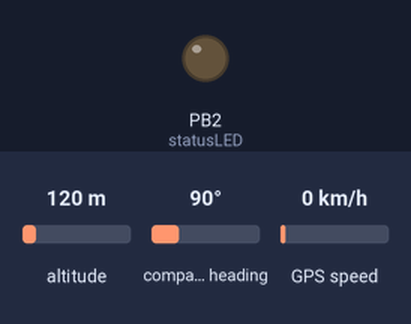
Recording of a sketch running on a simulated ATtiny85, built with avr-gcc and run on an emulated ATtiny85. Shown: output pins drawn as LEDs (lit = HIGH). The inputs (shaded band) are chosen by the test bench; at power-on: altitude 120 m, compass heading 90°, GPS speed 0 km/h. Sleep ends after the set time or at an interrupt; EEPROM starts erased; the GPS gets a fix after 3 s at 37.7749, -122.4194 with 8 satellites.

Above: at 1.7 s.
At 54.8 s:
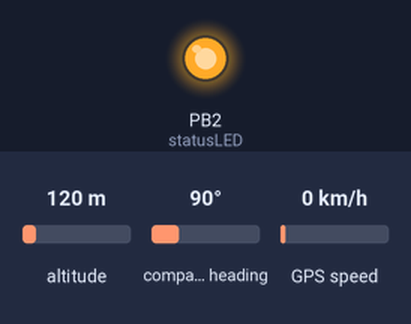
Timing chart, 0 to 55.8 s (numbered marks = the images above):
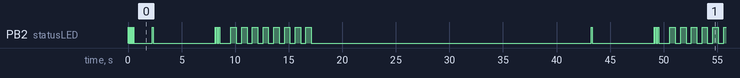

Measured:
- by itself, everything shown: repeats every 42.0 s, in 26 steps

The sketch:

satellite-blink.ino
```cpp
// (licence header left out)
// ATMEL ATTINY45 / ARDUINO
//
//                           +-\/-+
//  Ain0  RST  (D  5)  PB5  1|    |8   VCC
//  Ain3       (D  3)  PB3  2|    |7   PB2  (D  2)  INT0  Ain1   SCK
//  Ain2       (D  4)  PB4  3|    |6   PB1  (D  1)        pwm1   MISO
//                     GND  4|    |5   PB0  (D  0)        pwm0   MOSI
//                           +----+

#define PABY_VERSION "PA6H Monitor v1.3"
#define PABY_COPYRIGHT "(c) Patrick Tudor"

// sleep for this many seconds. less than 255 please.
#define SLEEP_INTERVAL 25
// this is the time after sleep spent reading NMEA in milliseconds.
// unsigned int so please don't exceed around 60,000, or change to long below. 3<N<10 seconds is okay.
#define NMEA_INTERVAL 5000
// if the Oscillator has been calibrated, set this true to pull OSCCAL from EEPROM
// Because of SoftwareSerial, this is pretty much required. But values vary widely.
#define ATTINY_CALIBRATED 1
// if using the MTK3339/PA6H chipset, set to one.
#define GPS_PA6H 1
// this should change 9600 to 4800 but I suggest just using 9600
#define GPS_PA6H_PREFER_4800 0
// if parsing sentences to check for antenna, set to one. Please don't do that yet.
#define ANTENNA 0
// debug mode pushes simple data out the transmit pin
#define DEBUG 0
// PCB revision used to set the pins for the ATTiny85
#define PCB_A 1

// include files
#ifndef _HEADERS_PABY
#define _HEADERS_PABY
#include <EEPROM.h>
#include <SoftwareSerial.h>
#include <TinyGPS++.h>
#include <avr/power.h>  // power utilities
#include <avr/wdt.h>    // watchdog timer
#include <avr/sleep.h>  // sleep_mode
#endif

// make a gps object
TinyGPSPlus gps;
// "There is an output sentence that will tell you the status of the antenna. $PGTOP,11,x where x is the status number.
//  If x is 3 that means it is using the external antenna. If x is 2 it's using the internal antenna and
//  if x is 1 there was an antenna short or problem."
#define PA6H_ANTENNA_STATUS "$PGCMD,33,1*6C"
#if ANTENNA
TinyGPSCustom antenna(gps, "PGTOP", 2); // $PGTOP sentence, 2nd element
#endif

// enables SBAS search with PMTK_API_SET_SBAS_ENABLED, 0 off 1 on
#define PA6H_SBAS_ENABLE "$PMTK313,1*2E"
// enables FAA WAAS with PMTK_API_SET_DGPS_MODE, 0 off, 1 RTCM, 2 WAAS
#define PA6H_WAAS_ENABLE "$PMTK301,2*2E"


// http://www.hhhh.org/wiml/proj/nmeaxor.html
// "The checksum is simple, just an XOR of all the bytes between the $ and the * (not including the delimiters themselves), and written in hexadecimal."
#define PA6H_MESSAGES_DEFAULT "$PMTK314,-1*04"
/*

GPGLL: only lat and long. No course, no speed, no counters.
"Contains just position and time"

GPRMC: Recommended minimum specific GPS/Transit data: lat/long, speed over ground, course made good, variation
"Contains the minimum data of time, position, speed and course"

GPVTG: course over ground, in degrees, true north, speed in knots and Km
"Contains the course and speed over the ground"

GPGGA: time,latitude,hemisphere,longitude,hemisphere,fix,satellitecount,hdop,alt,msl,dgpstime,dgpsstation
"Contains the essential fix data which provide location and accuracy"

GPGSA: list of active satellites, twelve per line
"Contains data on the Dilution of Precision (DOP) and which satellites are used"

GPGSV: satview, four per line: lines,line,total,id,ele,azi,strength,repeat,repeat,repeat
"Contains the satellite location relative to the receiver and its signal
 to noise ratio. Each message can describe 4 satellites so multiple messages
 may be output depending on the number of satellites being tracked."

GPGRS, GPGST:
*/

// order: GLL, RMC, VTG, GGA, GSA, GSV, GRS, GST
// byonics default: "NMEA sentences sent each second: $GPGSA, $GPRMC, $GPGGA, $GPGSV."
#define PA6H_MESSAGES "$PMTK314,3,1,3,1,2,6,0,0,0,0,0,0,0,0,0,0,0,0,0*2C"
#define PA6H_BAUD_4800 "$PMTK251,4800*14"
#define PA6H_BAUD_9600 "$PMTK251,9600*17"

static const uint16_t GPS96 = 9600;
static const uint16_t GPS48 = 4800;
//static const uint32_t GPSBaud = 4800;

#if PCB_A
// The serial connection to the GPS device
static const byte RXPin = 3, TXPin = 4;
SoftwareSerial ss(RXPin, TXPin);
// the LED pin
static const byte statusLED = 2;
#endif

// a counter for nmea_read() duration between sleeps.
uint16_t loop_counter;
volatile byte watchdog_counter;

// watchdog interrupt
ISR(WDT_vect) {
  // increment counter once per second
  watchdog_counter++;
}

// take a count, like 4, and a millsecond time, like 1000, and blink the LED.
void blinkDelay(byte count, int timecount) {
  for (int x = 0 ; x < count ; x++)
  {
    // LED on,
    digitalWrite(statusLED, HIGH);
    delay(timecount);
    // LED off,
    digitalWrite(statusLED, LOW);
    delay(timecount);
  }
}

void setup() {

#if ATTINY_CALIBRATED
  // decimal. in range 140 to 190.
  byte calibrationValue = 157; // 157, 149, 166, 155, 185, 183, 182, 157, 156, 170, 165, 150
  // wrapped in if so I can upload code once without doing a write Every Single Time
  if (EEPROM.read(0) != calibrationValue) {
    EEPROM.write(0, calibrationValue);
  }
  // Use TinyTuner "Save_to_EEPROM" first to tune Oscillator
  OSCCAL =  EEPROM.read(0), HEX;
#endif

  // begin serial at 9600 default to set 4800
  ss.begin(GPS96);

  // set pin modes
  pinMode(statusLED, OUTPUT);
  digitalWrite(statusLED, LOW);
  pinMode(RXPin, INPUT);
  pinMode(TXPin, OUTPUT);
  // give a "power on" blink, six times with 50ms delay
  blinkDelay(6, 50);

  // just another delay to let the GPS boot up
  delay(400);

#if GPS_PA6H_PREFER_4800
  blinkDelay(4, 75);
  ss.println(PA6H_BAUD_4800);
  ss.end();
  // begin serial at 4800
  ss.begin(GPS48);
#endif

  // push custom message interval list
#if GPS_PA6H
  //ss.println(PA6H_MESSAGES_DEFAULT);
  ss.println(PA6H_MESSAGES);
  delay(50);
  ss.println(PA6H_SBAS_ENABLE);
  delay(50);
  ss.println(PA6H_WAAS_ENABLE);
  delay(50);
#endif

  // uses too much RAM. Don't enable.
#if ANTENNA
  ss.println(PA6H_ANTENNA_STATUS);  //softwareserial
#endif

  // print the OSCCAL value. Probably around 0x80.
#if DEBUG
  ss.print(F("OSCCAL:"));
  ss.println(EEPROM.read( 0 ), HEX);
#endif

  // give the first run a headstart
  watchdog_counter = SLEEP_INTERVAL;

  // conserve energy
  power_adc_disable();
  power_usi_disable();
  set_sleep_mode(SLEEP_MODE_PWR_DOWN); //Power down everything, wake up from WDT
  sleep_enable();
  setup_watchdog(6); //Setup watchdog to go off after 1sec

}

void loop() {

  sleep_mode(); // sleep until interrupt that increments counter
  if (watchdog_counter > SLEEP_INTERVAL) {
    nmea_read();
    watchdog_counter = 0;
  }

}

void nmea_read() {
  // quick blink when we wake up
  blinkDelay(1, 100);

  while (loop_counter < NMEA_INTERVAL) {
    // read NMEA into gps object
    gps.encode(ss.read());

    // increment counter toward NMEA_INTERVAL
    loop_counter++;
    // slow it down just a little tiny bit
    delay(1);
  }

  // when we cross the threshold, update LED status
  // let's reset the counter
  loop_counter = 0;
  // notify user an update is arriving with a quick quarter-second blink
  blinkDelay(4, 60);
  // and pause for a second
  delay(1000);

  // let's make sure that we have fresh data
  uint32_t fixage;
  fixage = gps.satellites.age();

  // average is in the range 1000-3000. 10 seconds is too long. "no data" is -1 unsigned or 4B.
  if (fixage > 10000) {
#if DEBUG
    ss.print(F("age:"));
    ss.println(fixage);
#endif
    // no data, solid LED for four seconds.
    // the most likely cause for this is an untuned oscillator.
    blinkDelay(1, 4000);
  } else {
    // good data, let's count the satellites.
    int satellitesInView;
    satellitesInView = gps.satellites.value();
#if DEBUG
    ss.print(gps.charsProcessed());
    ss.print(F(","));
    ss.print(fixage);
    ss.print(F(","));
    ss.println(satellitesInView);
#endif
    // true even with zero satellites, as in, true with NMEA sentences coming in
    if (gps.location.isValid()) {

      // if there are zero or one satellites, two second blink.
      if ( satellitesInView <= 1 ) {
#if DEBUG
        ss.println(F("s0|1"));
#endif
        blinkDelay(1, 2000);

        // normal condition. Blink on/off for each satellite in view
      } else if ( satellitesInView > 1 ) {
#if DEBUG
        ss.println(F("s > 1"));
#endif
        blinkDelay(satellitesInView, 500);

        // this is an unexpected problem. Blink four times, two seconds each.
      } else {
#if DEBUG
        ss.println(F("!s"));
#endif
        blinkDelay(4, 2000);

      }

      // antenna check. useful but causes RAM problems so don't use it
#if ANTENNA
      byte antennaStatus = 3;
      antennaStatus = atoi(antenna.value());
      if (antennaStatus == 3) { // three means antenna detected
        delay(300);
        blinkDelay(10, 10);
      }
#endif

      // no NMEA is a problem. Blink five times in a second.
    } else {
      blinkDelay(5, 100);
    } // end isvalid
  } //end fixage

  // Force LED off. Shouldn't be required, but...
  digitalWrite(statusLED, LOW);
  //  }

} //end loop

//Sets the watchdog timer to wake us up, but not reset
//0=16ms, 1=32ms, 2=64ms, 3=128ms, 4=250ms, 5=500ms
//6=1sec, 7=2sec, 8=4sec, 9=8sec
//From: http://interface.khm.de/index.php/lab/experiments/sleep_watchdog_battery/
void setup_watchdog(int timerPrescaler) {

  if (timerPrescaler > 9 ) timerPrescaler = 9; //Limit incoming amount to legal settings

  byte bb = timerPrescaler & 7;
  if (timerPrescaler > 7) bb |= (1 << 5); //Set the special 5th bit if necessary

  //This order of commands is important and cannot be combined
  MCUSR &= ~(1 << WDRF); //Clear the watch dog reset
  WDTCR |= (1 << WDCE) | (1 << WDE); //Set WD_change enable, set WD enable
  WDTCR = bb; //Set new watchdog timeout value
  WDTCR |= _BV(WDIE); //Set the interrupt enable, this will keep unit from resetting after each int
}
```
